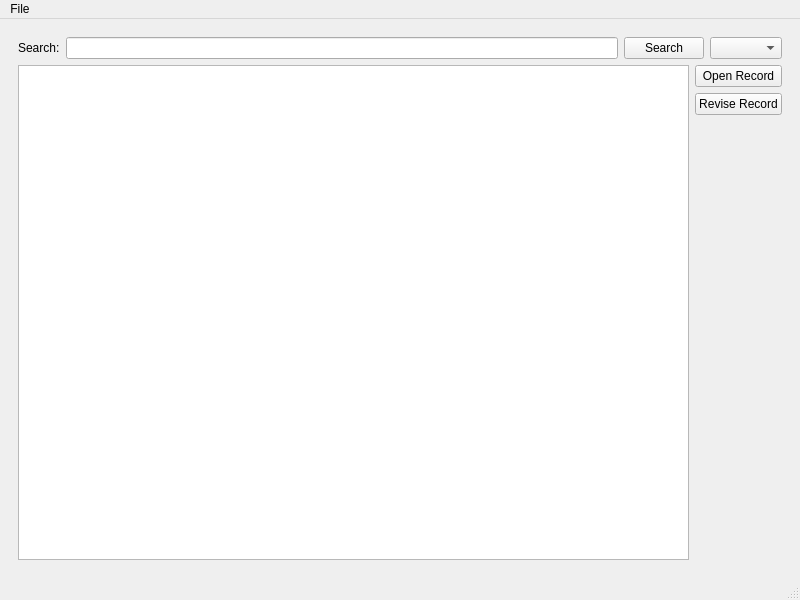
<?xml version="1.0" encoding="UTF-8"?>
<ui version="4.0">
 <class>MainWindow</class>
 <widget class="QMainWindow" name="MainWindow">
  <property name="geometry">
   <rect>
    <x>0</x>
    <y>0</y>
    <width>800</width>
    <height>600</height>
   </rect>
  </property>
  <property name="windowTitle">
   <string>MainWindow</string>
  </property>
  <widget class="QWidget" name="centralwidget">
   <layout class="QHBoxLayout" name="horizontalLayout_2">
    <item>
     <widget class="QStackedWidget" name="mainStackedWidget">
      <widget class="QWidget" name="searchPage">
       <layout class="QVBoxLayout" name="verticalLayout">
        <item>
         <layout class="QHBoxLayout" name="searchBarHorizontalLayout">
          <item>
           <widget class="QLabel" name="searchLabel">
            <property name="text">
             <string>Search:</string>
            </property>
           </widget>
          </item>
          <item>
           <widget class="QLineEdit" name="searchLineEdit"/>
          </item>
          <item>
           <widget class="QPushButton" name="searchButton">
            <property name="text">
             <string>Search</string>
            </property>
           </widget>
          </item>
          <item>
           <widget class="QComboBox" name="searchByComboBox"/>
          </item>
         </layout>
        </item>
        <item>
         <layout class="QHBoxLayout" name="horizontalLayout">
          <item>
           <widget class="QListView" name="listView"/>
          </item>
          <item>
           <layout class="QVBoxLayout" name="verticalLayout_2">
            <item>
             <widget class="QPushButton" name="openRecordButton">
              <property name="text">
               <string>Open Record</string>
              </property>
             </widget>
            </item>
            <item>
             <widget class="QPushButton" name="reviseRecordButton">
              <property name="text">
               <string>Revise Record</string>
              </property>
             </widget>
            </item>
            <item>
             <spacer name="recordButtonVerticalSpacer">
              <property name="orientation">
               <enum>Qt::Vertical</enum>
              </property>
              <property name="sizeHint" stdset="0">
               <size>
                <width>20</width>
                <height>40</height>
               </size>
              </property>
             </spacer>
            </item>
           </layout>
          </item>
         </layout>
        </item>
       </layout>
      </widget>
      <widget class="QWidget" name="insertSourcePage"/>
     </widget>
    </item>
   </layout>
  </widget>
  <widget class="QMenuBar" name="menubar">
   <property name="geometry">
    <rect>
     <x>0</x>
     <y>0</y>
     <width>800</width>
     <height>33</height>
    </rect>
   </property>
   <widget class="QMenu" name="menuFile">
    <property name="title">
     <string>File</string>
    </property>
    <addaction name="actionInsert_New_Source"/>
   </widget>
   <addaction name="menuFile"/>
  </widget>
  <widget class="QStatusBar" name="statusbar"/>
  <action name="actionInsert_New_Source">
   <property name="text">
    <string>Insert New Source</string>
   </property>
  </action>
 </widget>
 <resources/>
 <connections/>
</ui>
